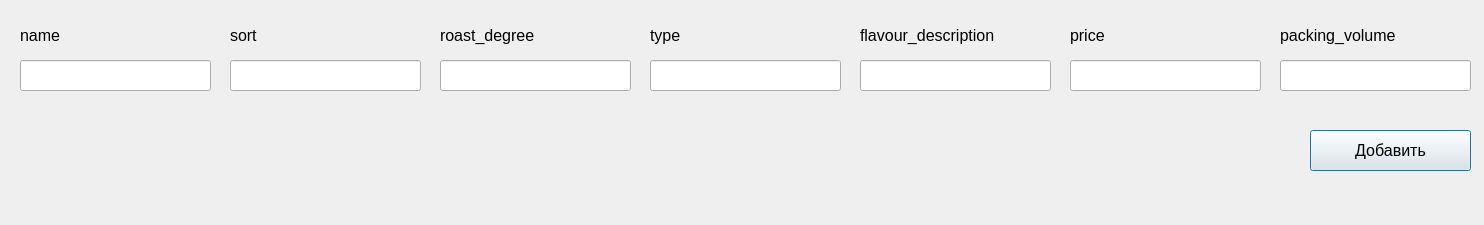
<?xml version="1.0" encoding="UTF-8"?>
<ui version="4.0">
 <class>Dialog</class>
 <widget class="QDialog" name="Dialog">
  <property name="geometry">
   <rect>
    <x>0</x>
    <y>0</y>
    <width>1484</width>
    <height>225</height>
   </rect>
  </property>
  <property name="windowTitle">
   <string>Dialog</string>
  </property>
  <widget class="QPushButton" name="addButton">
   <property name="geometry">
    <rect>
     <x>1310</x>
     <y>130</y>
     <width>161</width>
     <height>41</height>
    </rect>
   </property>
   <property name="font">
    <font>
     <pointsize>12</pointsize>
    </font>
   </property>
   <property name="text">
    <string>Добавить</string>
   </property>
  </widget>
  <widget class="QLineEdit" name="price">
   <property name="geometry">
    <rect>
     <x>1070</x>
     <y>60</y>
     <width>191</width>
     <height>31</height>
    </rect>
   </property>
   <property name="font">
    <font>
     <pointsize>12</pointsize>
    </font>
   </property>
  </widget>
  <widget class="QLabel" name="accepted">
   <property name="geometry">
    <rect>
     <x>40</x>
     <y>140</y>
     <width>111</width>
     <height>31</height>
    </rect>
   </property>
   <property name="font">
    <font>
     <pointsize>12</pointsize>
    </font>
   </property>
   <property name="text">
    <string/>
   </property>
  </widget>
  <widget class="QLabel" name="label">
   <property name="geometry">
    <rect>
     <x>20</x>
     <y>20</y>
     <width>171</width>
     <height>31</height>
    </rect>
   </property>
   <property name="font">
    <font>
     <pointsize>12</pointsize>
    </font>
   </property>
   <property name="text">
    <string>name</string>
   </property>
  </widget>
  <widget class="QLabel" name="label_5">
   <property name="geometry">
    <rect>
     <x>860</x>
     <y>20</y>
     <width>171</width>
     <height>31</height>
    </rect>
   </property>
   <property name="font">
    <font>
     <pointsize>12</pointsize>
    </font>
   </property>
   <property name="text">
    <string>flavour_description</string>
   </property>
  </widget>
  <widget class="QLabel" name="label_2">
   <property name="geometry">
    <rect>
     <x>230</x>
     <y>20</y>
     <width>171</width>
     <height>31</height>
    </rect>
   </property>
   <property name="font">
    <font>
     <pointsize>12</pointsize>
    </font>
   </property>
   <property name="text">
    <string>sort</string>
   </property>
  </widget>
  <widget class="QLineEdit" name="roast_degree">
   <property name="geometry">
    <rect>
     <x>440</x>
     <y>60</y>
     <width>191</width>
     <height>31</height>
    </rect>
   </property>
   <property name="font">
    <font>
     <pointsize>12</pointsize>
    </font>
   </property>
  </widget>
  <widget class="QLabel" name="label_4">
   <property name="geometry">
    <rect>
     <x>650</x>
     <y>20</y>
     <width>171</width>
     <height>31</height>
    </rect>
   </property>
   <property name="font">
    <font>
     <pointsize>12</pointsize>
    </font>
   </property>
   <property name="text">
    <string>type</string>
   </property>
  </widget>
  <widget class="QLineEdit" name="type">
   <property name="geometry">
    <rect>
     <x>650</x>
     <y>60</y>
     <width>191</width>
     <height>31</height>
    </rect>
   </property>
   <property name="font">
    <font>
     <pointsize>12</pointsize>
    </font>
   </property>
  </widget>
  <widget class="QLineEdit" name="sort">
   <property name="geometry">
    <rect>
     <x>230</x>
     <y>60</y>
     <width>191</width>
     <height>31</height>
    </rect>
   </property>
   <property name="font">
    <font>
     <pointsize>12</pointsize>
    </font>
   </property>
  </widget>
  <widget class="QLineEdit" name="flavour_description">
   <property name="geometry">
    <rect>
     <x>860</x>
     <y>60</y>
     <width>191</width>
     <height>31</height>
    </rect>
   </property>
   <property name="font">
    <font>
     <pointsize>12</pointsize>
    </font>
   </property>
  </widget>
  <widget class="QLineEdit" name="name">
   <property name="geometry">
    <rect>
     <x>20</x>
     <y>60</y>
     <width>191</width>
     <height>31</height>
    </rect>
   </property>
   <property name="font">
    <font>
     <pointsize>12</pointsize>
    </font>
   </property>
  </widget>
  <widget class="QLineEdit" name="packing_volume">
   <property name="geometry">
    <rect>
     <x>1280</x>
     <y>60</y>
     <width>191</width>
     <height>31</height>
    </rect>
   </property>
   <property name="font">
    <font>
     <pointsize>12</pointsize>
    </font>
   </property>
  </widget>
  <widget class="QLabel" name="label_7">
   <property name="geometry">
    <rect>
     <x>1280</x>
     <y>20</y>
     <width>171</width>
     <height>31</height>
    </rect>
   </property>
   <property name="font">
    <font>
     <pointsize>12</pointsize>
    </font>
   </property>
   <property name="text">
    <string>packing_volume</string>
   </property>
  </widget>
  <widget class="QLabel" name="label_6">
   <property name="geometry">
    <rect>
     <x>1070</x>
     <y>20</y>
     <width>171</width>
     <height>31</height>
    </rect>
   </property>
   <property name="font">
    <font>
     <pointsize>12</pointsize>
    </font>
   </property>
   <property name="text">
    <string>price</string>
   </property>
  </widget>
  <widget class="QLabel" name="label_3">
   <property name="geometry">
    <rect>
     <x>440</x>
     <y>20</y>
     <width>171</width>
     <height>31</height>
    </rect>
   </property>
   <property name="font">
    <font>
     <pointsize>12</pointsize>
    </font>
   </property>
   <property name="text">
    <string>roast_degree</string>
   </property>
  </widget>
 </widget>
 <resources/>
 <connections/>
</ui>
